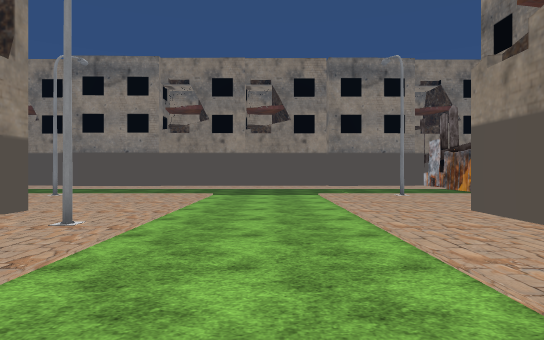
[1] (above)

16 first-person views from a walk through a 3-D level made in the Unity game engine. The camera is 1.4 m above the floor, looks level and sees 75° across. The floor is counted in squares, 2 m on a side. Each view is taken from the middle of a square. On the plan, view 1 faces up. The plan holds only what a view shows up to about 11 squares ahead; the rest is blank. The place goes on beyond the plan. Flat ground stands in for the terrain. The player character is not drawn. Some surface patterns are stand-ins.

[2]
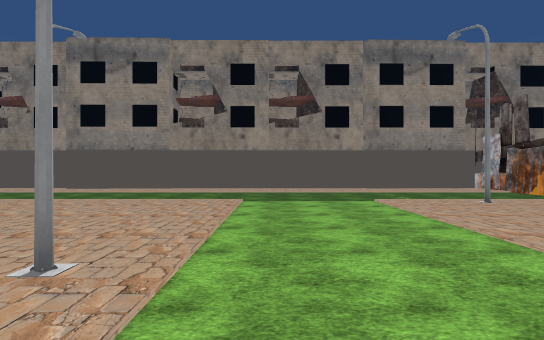

[3]
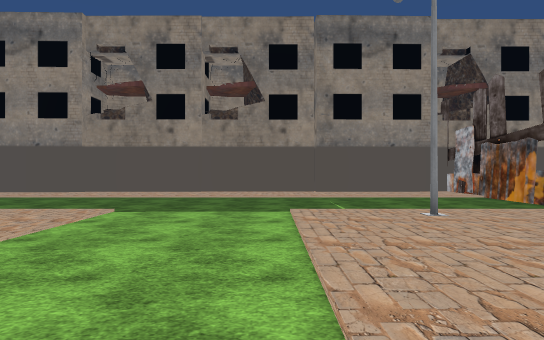

[4]
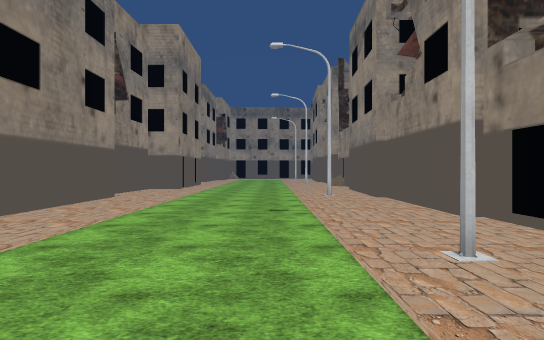

[5]
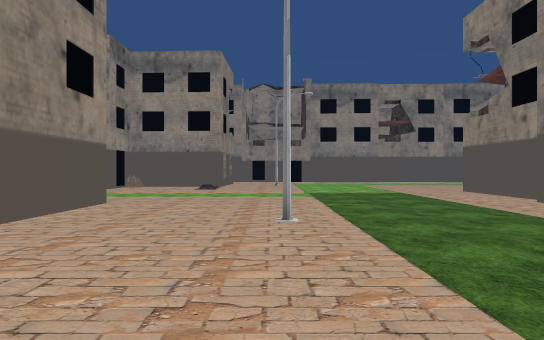

[6]
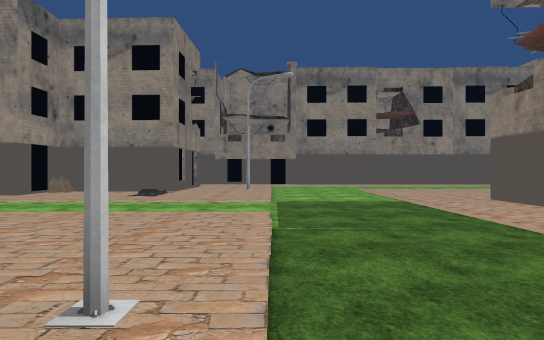

[7]
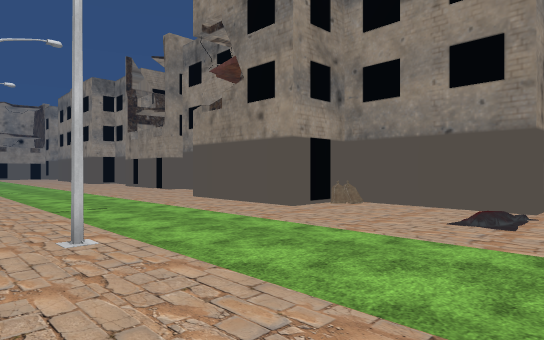

[8]
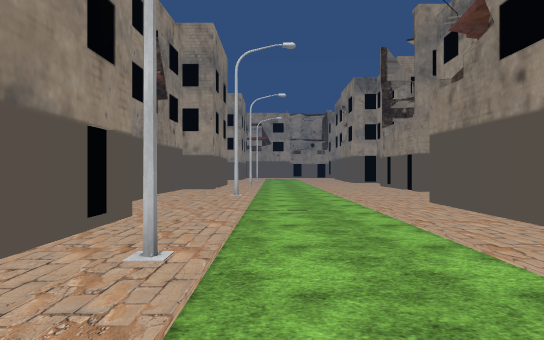

[9]
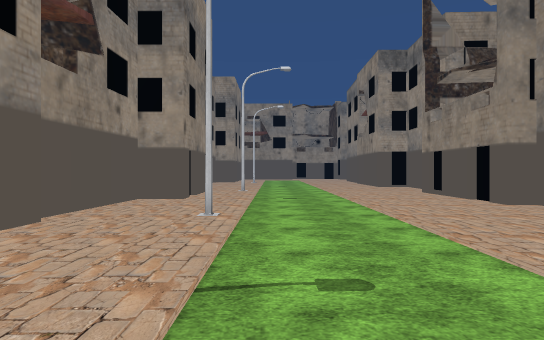

[10]
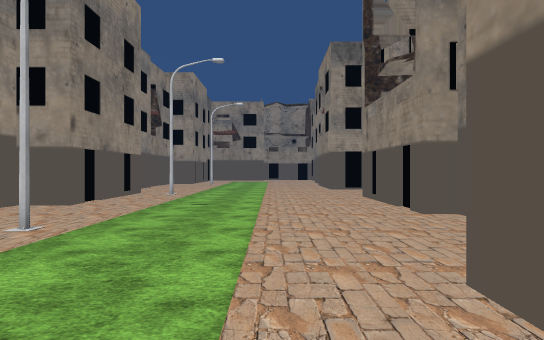

[11]
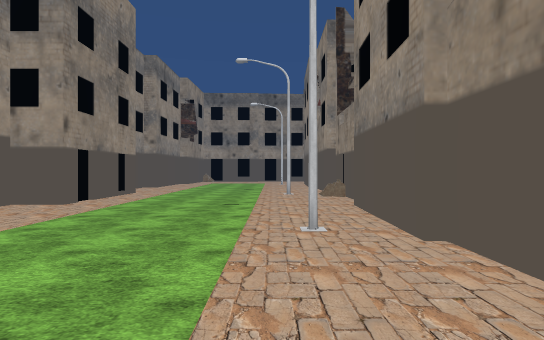

[12]
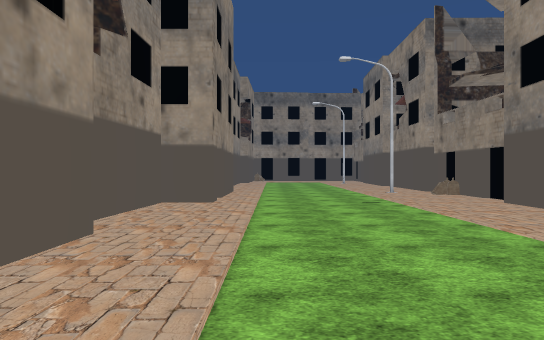

[13]
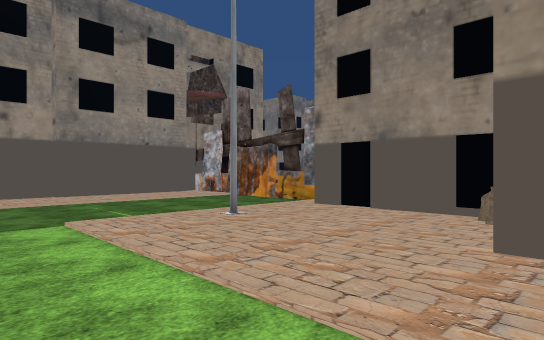

[14]
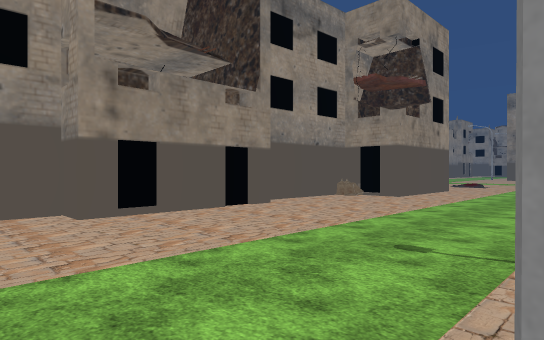

[15]
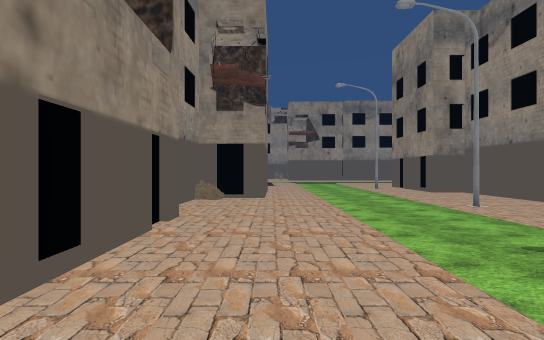

[16]
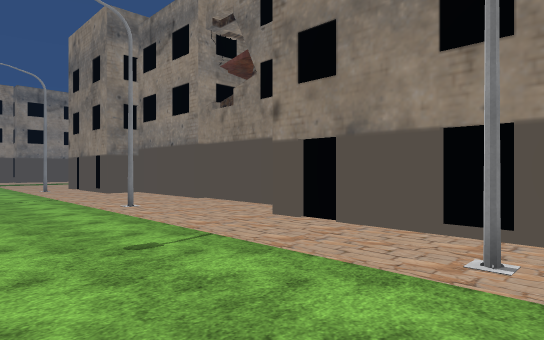

### Floor plan
Key: @ floor where view 1 was taken; # wall or solid block; . main floor; : floor 0.25 m higher than the main floor; / step, stairs or slope; O other object.
Columns run from 15 left of view 1 to 7 right of it. Each row starts with its distance up from view 1.
 16 .. O
 15 ...O###O######O########
 14 .....................#
 13 .....................#
 12 .....................#
 11 .....................#
 10 .....................#
  9 .........O........O..#
  8 .....................#
  7 O:...................#
  6 #...................OO
  5 #......O   O.......
  4 O.....O#    .O.....
  3 ##O....#    .......
  2   .....##  #......O
  1   ......#  #......#
  0 ##......#  #...@..#
 -1 #.......#  #......#
 -2 #.....O.#  #.O.....
 -3 #.......#  #.......
 -4 O.......#  #.......
 -5 #......##  O.......
 -6 #......O   O......
 -7 #......#   #......
 -8 ......O#   O.O.../
 -9 O.......   #......

Positions as (right, up) in squares from view 1, and headings:
1: (0, 0), facing up
2: (-1, 2), facing up
3: (1, 4), facing up
4: (-1, 7), facing down
5: (-1, 9), facing left
6: (-4, 10), facing left
7: (-8, 8), facing down-left
8: (-10, 7), facing down
9: (-10, 3), facing down
10: (-12, 2), facing down
11: (-2, 2), facing down
12: (1, 2), facing down
13: (0, 5), facing up-right
14: (-9, -9), facing up-left
15: (-13, -9), facing up
16: (-12, -9), facing up-right
